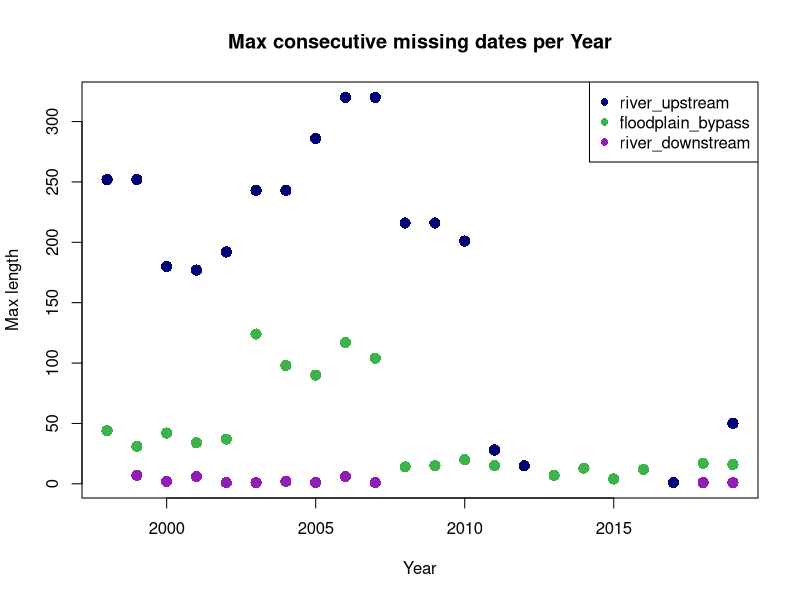

Generate this figure with R:
## ---- chunk 1
knitr::opts_chunk$set(echo = TRUE)

library(dplyr)

## ---- chunk 2
lis <- read.csv("data_clean/clean_lis.csv") # lisbon weir
rv <- read.csv("data_clean/clean_rv.csv") # rio vista
shw <- read.csv("data_clean/clean_shw.csv") # sherwood harbor
yb <- read.csv("data_clean/clean_yb.csv") # yolo bypass

# integrated data published on EDI ()
colnames(rv)[2] <- "date"

rv$region <- "river_downstream"
shw$region <- "river_upstream"
yb$region <- "floodplain_bypass"

integrated_data <- rbind(rv, shw, yb)
integrated_data <- integrated_data[,-1] # group is not needed
integrated_data$date <- as.Date(integrated_data$date)

## ---- chunk 3

integrated_data %>%
  group_by(region, method) %>%
  summarise_each(funs(n = sum(!is.na(.))))

## ---- chunk 4
# the combined data set published on EDI includes a "region" variable because sites of water temperature collection vary for some locations (yb and rv)

unique(integrated_data$site) # see Yolo Bypass Fish Monitoring Program data for site locations (f_get_WQ_w_fish.R in scripts folder)
integrated_data %>%
  mutate(year = format(date, "%Y")) %>%
  group_by(site, year) %>%
  summarise(total = sum(!is.na(date)))


# method and category are linked because data gaps less than or equal to seven consecutive days were imputed, while larger gaps were estimated by a linear regression. The remaining 498 days were previous to the installation of the Rio Vista CDEC station.

# data sources vary, daily means (daily_mean) were provided for 1998 at the Yolo Bypass and Sherwood Harbor, Yolo Bypass Fish Monitoring Program's temperature logger data was summarized in this repository (ybfmp_logger) and published data from Pien et al. 2020 (Pien_2020) and Pien and Kwan 2022 (WQ_w_fish) were also incorporated.

integrated_data %>%
  group_by(category, method) %>%
  summarise_each(funs(n = sum(!is.na(.))))

# length is the number of consecutive days of missing data that was imputed or predicted 
plot_data <- integrated_data %>%
  mutate(year = format(date, "%Y")) %>%
  group_by(region, year) %>%
  summarise(mean = mean(length, na.rm = TRUE), max = max(length, na.rm = TRUE), min = min(length, na.rm = TRUE))

region <- c("floodplain_bypass", "river_downstream", "river_upstream")
color <- c("#3cb44b", "#911eb4", "#000075")

col <- data.frame(region, color)
plot_data <- merge(plot_data, col, by ="region")

plot(plot_data$year, plot_data$max, 
     col = plot_data$color,
     cex = 1.5, 
     pch = 16,
     xlab = "Year",
     ylab = "Max length",
     main = "Max consecutive missing dates per Year")
legend("topright", c("river_upstream", "floodplain_bypass", "river_downstream"), col = c("#000075", "#3cb44b", "#911eb4"), pch = 16)

